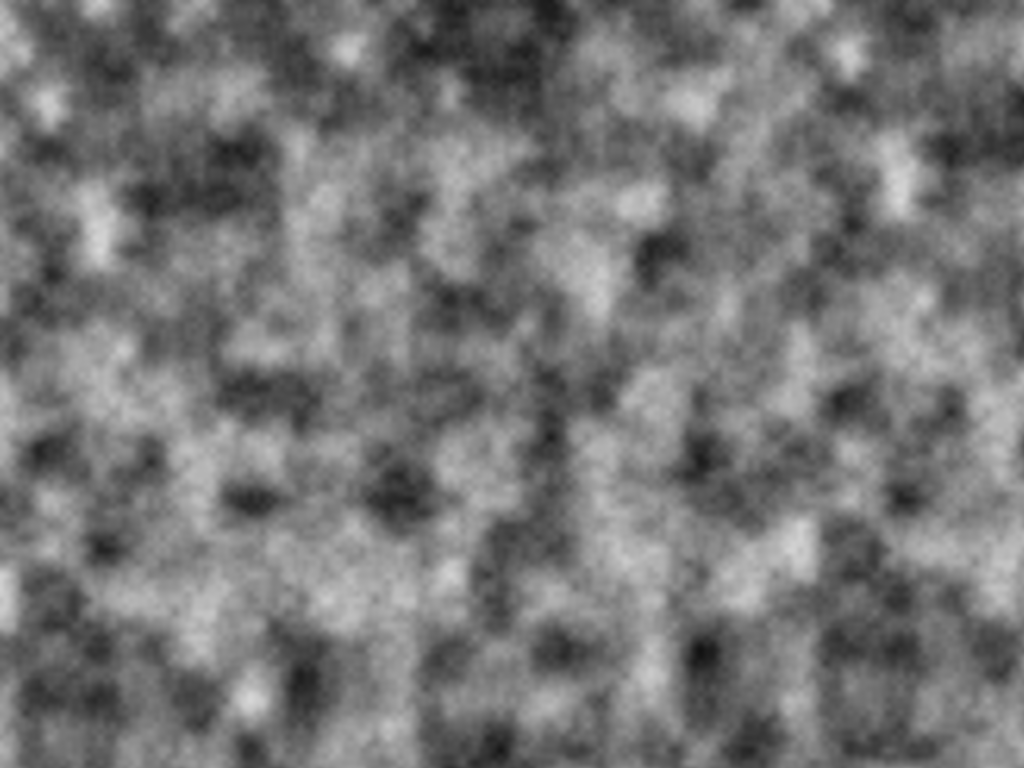
Frame 1 (no input)
Frame 60 (the mouse pressed at the canvas centre just before this capture): identical to frame 1, image omitted
Frame 120 (the mouse held since frame 60 and released just before this capture): identical to frame 1, image omitted

The Processing sketch that drew this single still picture (run headless with seeded random() and noise(); from frame 60 on, the mouse is pressed at the canvas centre):

// Processing sketch: perlin_noise
// ── perlin_noise.pde
float scale;
int mode;

void setup() {
  size(1024, 768);
  colorMode(RGB, 1);
  loadPixels();
  scale = 0.02;
  mode = 0;
}

void draw() {
  drawNoise(mode, millis(), scale, 0, 0, width, height);
  updatePixels();
}

void drawNoise(int mode, float t, float s, float x0, float y0, float w, float h) {
  int i = 0;
  for (int y = 0; y < h; y++) {
    for (int x = 0; x < w; x++) {
      float g = gen(mode, t, (x+x0)*s, (y+y0)*s);
      pixels[i++] = color(g);
    }
  }
}

float gen(int mode, float t, float x, float y) {
  float v = 0;
  switch (mode) {
  case 0:
    v = noise(x, y);
    break;
  case 1:
    v = noise(x+random(0.5), y+random(0.5));
    break;
  case 2:
    v = noise(x*cos(t), y*sin(t));
    break;
  case 3:
    v = noise(sin(x*t), cos(y*x*t));
    break;
  }
  return v;
}

void keyPressed() {
  if (keyCode == LEFT)
    scale -= 0.01;
  else if (keyCode == RIGHT)
    scale += 0.01;
  else if (keyCode == UP)
    mode += 1;
  else if (keyCode == DOWN)
    mode -= 1;
  mode = wrap(mode, 0, 3);
  
  println("Mode:", mode);
  println("Scale:", scale);
  println();
}

int wrap(int x, int a, int b) {
  if (x < a)
    x = b;
  else if (x > b)
    x = a;
  return x;
}
